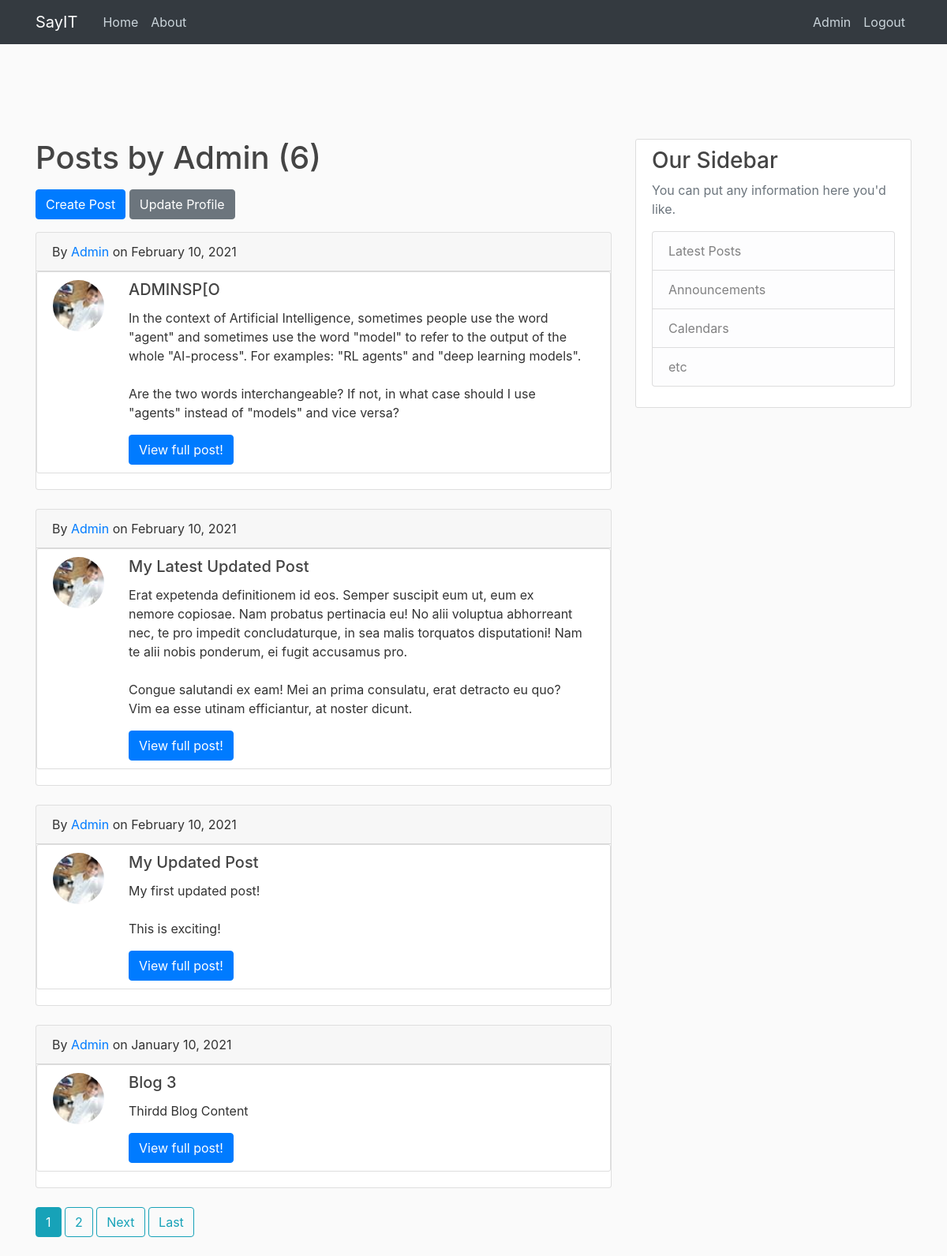
Page /user/Admin/ (signed in) on the committed database.
### blog_app/models.py (models this page shows, shortened)
class Post(models.Model):
    title = models.CharField(max_length=100)
    content = models.TextField()
    date_posted = models.DateTimeField(default=timezone.now)
    author = models.ForeignKey(User, on_delete=models.CASCADE)
    likes = models.ManyToManyField(User, related_name='blogpost_like')

### users/models.py (models this page shows, shortened)
class Profile(models.Model):
    user = models.OneToOneField(User, on_delete=models.CASCADE)
    image = models.ImageField(default='default.jpg', upload_to='profile_pics')

### blog_app/views.py (the view)
# urls.py: path('user/<str:username>/', UserPostListView.as_view(), name='user-posts'),
class UserPostListView(LoginRequiredMixin,UserPassesTestMixin,ListView):
    model = Post
    template_name='blog_app/user_posts.html' # <app>/<model>_<viewtype>
    context_object_name = 'posts'
    ordering = ['-date_posted']
    paginate_by = 4
    def get_queryset(self):
        user = get_object_or_404(User, username=self.kwargs.get('username'))
        return Post.objects.filter(author=user).order_by('-date_posted')
    def test_func(self):
        if self.request.user.is_superuser or self.request.user.is_staff:
            return True
        return False

### blog_app/templates/blog_app/user_posts.html (shortened to what this page needs)
{% extends "blog_app/base.html" %}
{% block content %}
    <h1 class="mb-3">Posts by {{ view.kwargs.username }} ({{ page_obj.paginator.count }})</h1>
    <div class="form-group">
        <a class="btn btn-primary" href="{% url 'post-create' %}">Create Post</a>
        <a class="btn btn-secondary" href="{% url 'profile' %}">Update Profile</a>
    </div>
    {% for post in posts %}
        <div class="card text-left">
            <div class="card-header">
            By <a href="{% url 'user-posts' post.author.username %}">{{ post.author }}</a> on {{ post.date_posted|date:"F d, Y" }}
            </div>
            <div class="card-body media content-section">
                    <div>
                    <img class="rounded-circle article-img" src="{{ post.author.profile.image.url }}">
                    </div>
                    <div class="media-body col-sm-11">
                        <h5 class="card-title">{{ post.title }}</h5>
                        <p class="card-text article-content">{{ post.content }}</p>
                        <a href="{% url 'post-detail' post.id%}" class="btn btn-primary">View full post!</a>
                    </div>
            </div>
        </div>
        <br>
    {% endfor %}
    {% if is_paginated %}
      {% for num in page_obj.paginator.page_range %}
        {% if page_obj.number == num %}
          <a class="btn btn-info mb-4" href="?page={{ num }}">{{ num }}</a>
        {% elif num > page_obj.number|add:'-3' and num < page_obj.number|add:'3' %}
          <a class="btn btn-outline-info mb-4" href="?page={{ num }}">{{ num }}</a>
        {% endif %}
      {% endfor %}
      {% if page_obj.has_next %}
        <a class="btn btn-outline-info mb-4" href="?page={{ page_obj.next_page_number }}">Next</a>
        <a class="btn btn-outline-info mb-4" href="?page={{ page_obj.paginator.num_pages }}">Last</a>
      {% endif %}
    {% endif %}
{%  endblock content %}

### blog_app/templates/blog_app/base.html (shortened to what this page needs)
{% load static %}
<!DOCTYPE html>
<html lang="en">
  <head>
    <link
      rel="stylesheet"
      href="https://maxcdn.bootstrapcdn.com/bootstrap/4.0.0/css/bootstrap.min.css"
    />
    <link rel="stylesheet" type="text/css" href="{% static 'blog/main.css' %}">
  </head>
  <body>
    <header class="site-header">
      <nav class="navbar navbar-expand-md navbar-dark bg-dark fixed-top">
        <div class="container">
          <a class="navbar-brand mr-4" href="{% url 'blog-home' %}">SayIT</a>
          <div class="collapse navbar-collapse" id="navbarToggle">
            <div class="navbar-nav mr-auto">
              <a class="nav-item nav-link" href="{% url 'blog-home' %}">Home</a>
              <a class="nav-item nav-link" href="{% url 'blog-about' %}">About</a>
            </div>
            <div class="navbar-nav">
              {% if user.is_authenticated %}
                <a class="nav-item nav-link" href="{% url 'profile' %}">{{ user }}</a>
                <a class="nav-item nav-link" href="{% url 'logout' %}">Logout</a>
              {% else %}
                <a class="nav-item nav-link" href="{% url 'login' %}">Login</a>
                <a class="nav-item nav-link" href="{% url 'register' %}">Register</a>
              {% endif %}
            </div>
          </div>
        </div>
      </nav>
    </header>
    <br><br><br><br>
    <main role="main" class="container">
        <div class="row">
          <div class="col-md-8">
            {% block content %}{% endblock %}
          </div>
          <div class="col-md-4">
            <div class="content-section">
              <h3>Our Sidebar</h3>
              <p class='text-muted'>You can put any information here you'd like.
                <ul class="list-group">
                  <li class="list-group-item list-group-item-light">Latest Posts</li>
                  <li class="list-group-item list-group-item-light">Announcements</li>
                  <li class="list-group-item list-group-item-light">Calendars</li>
                  <li class="list-group-item list-group-item-light">etc</li>
                </ul>
              </p>
            </div>
          </div>
        </div>
      </main>
  </body>
</html>

### blog_app/static/blog_app/main.css (style rules this page uses)
body { background: #fafafa; color: #333333; margin-top: 5rem; }
h1, h2, h3, h4, h5, h6 { color: #444444; }
ul { margin: 0; }
.site-header .navbar-nav .nav-link { color: #cbd5db; }
.content-section { background: #ffffff; padding: 10px 20px; border: 1px solid #dddddd; border-radius: 3px; margin-bottom: 20px; }
.article-content { white-space: pre-line; }
.article-img { height: 65px; width: 65px; margin-right: 16px; }

### rows in the picture
Post: author "Admin", date_posted "February 10, 2021", author.profile.image (picture), title "ADMINSP[O", content "In the context of Artificial Intelligence, sometimes people use the word \"agent\" and sometimes use the word \"model\" to refer to the output of the whole \"AI-process\". For examples: \"RL agents\" and \"deep learning models\". Are the two words interchangeable? If not, in what case should I use \"agents\" instead of \"models\" and vice versa?"
Post: author "Admin", date_posted "February 10, 2021", author.profile.image (picture), title "My Latest Updated Post", content "Erat expetenda definitionem id eos. Semper suscipit eum ut, eum ex nemore copiosae. Nam probatus pertinacia eu! No alii voluptua abhorreant nec, te pro impedit concludaturque, in sea malis torquatos disputationi! Nam te alii nobis ponderum, ei fugit accusamus pro. Congue salutandi ex eam! Mei an prima consulatu, erat detracto eu quo? Vim ea esse utinam efficiantur, at noster dicunt."
Post: author "Admin", date_posted "February 10, 2021", author.profile.image (picture), title "My Updated Post", content "My first updated post! This is exciting!"
Post: author "Admin", date_posted "January 10, 2021", author.profile.image (picture), title "Blog 3", content "Thirdd Blog Content"

### other values in the picture
{{ user }} "Admin"
{{ view.kwargs.username }} "Admin"
{{ page_obj.paginator.count }} "6"
{{ num }} "1"
{{ num }} "2"
